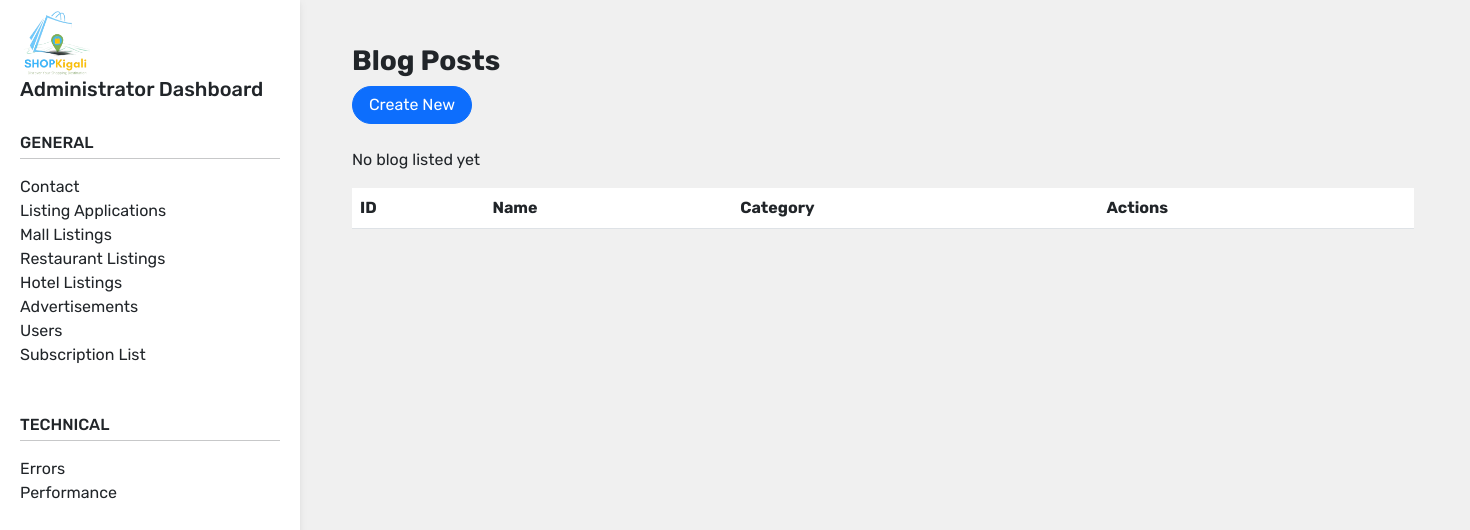
The app's page /admin/blog, older data.
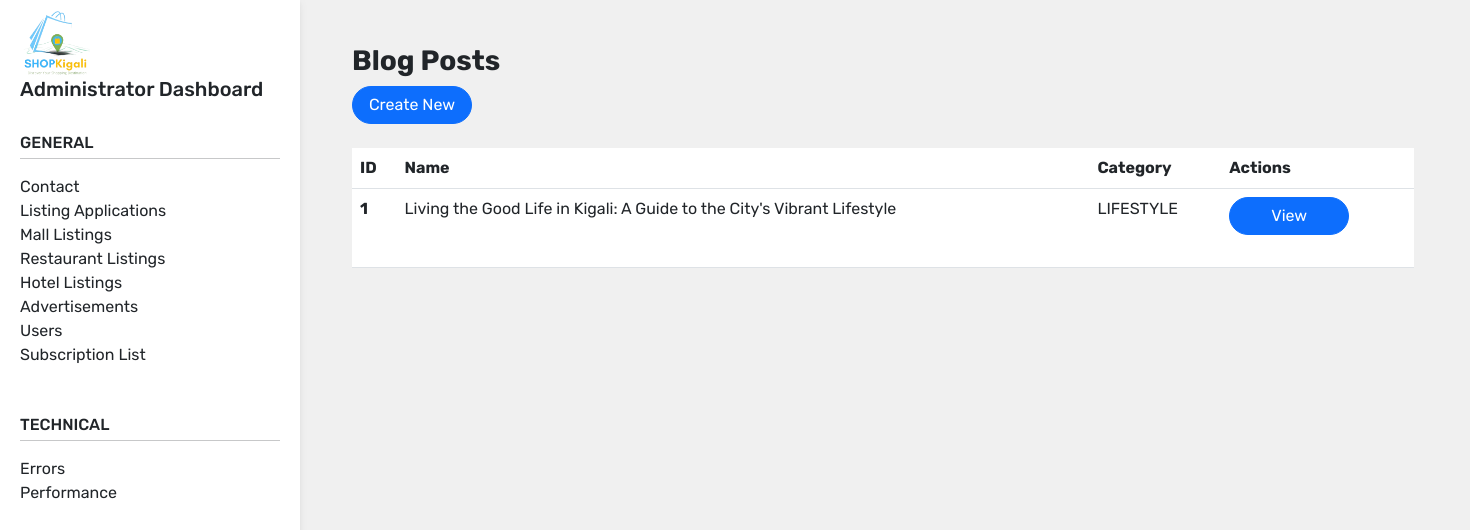
The same page, newer data.
### tables this page shows
CREATE TABLE blog_posts(
    id INTEGER PRIMARY KEY AUTOINCREMENT,
    title TEXT,
    posted TEXT,
    author TEXT,
    image_path TEXT,
    content TEXT,
    category TEXT
);

### app.py (the view)
@app.route("/admin/blog")
def admin_blog():
    blog = db.execute("SELECT * FROM blog_posts")
    return render_template("admin-blog-list.html", blog=blog)

### templates/admin-blog-list.html
{% extends "admin-layout.html" %}
{% block main %}
<div style="width: 85%; padding: 20px;">
    <h3><strong>
            Blog Posts
        </strong></h3>
        <a href="/admin/blog/new">
            <button type="button" class="btn btn-primary btn-block mb-4">Create New</button>
        </a>
    <br>
    <table class="table">
        <thead>
            <tr>
                <th scope="col">ID</th>
                <th scope="col">Name</th>
                <th scope="col">Category</th>
                <th scope="col">Actions</th>
            </tr>
        </thead>
        {% if blog|length == 0 %}
            <p>No blog listed yet</p>
        {% else %}
            <tbody>
                {% for i in range(blog|length) %}
                    <tr>
                        <th scope="row">{{ blog[i]["id"] }}</th>
                        <td>{{ blog[i]["title"] }}</td>
                        <td>{{ blog[i]["category"] }}</td>
                        <td>
                            <a href="/blog/{{ blog[i]['id'] }}">
                                <button type="button" class="btn btn-primary btn-block mb-4">View</button>
                            </a>
                        </td>
                    </tr>
                {% endfor %}
            </tbody>
        {% endif %}
    </table>
</div>
{% endblock %}

### templates/admin-layout.html
{% extends ".base.html" %}
{% block content%}
<header>
    <nav id="sidebarMenu" class="collapse d-lg-block sidebar collapse bg-white">
        <img src="/static/images/logo.png" alt="logo" width="70" height="auto" style="margin-right: 10px;">
        <h5>Administrator Dashboard</h5>
        <br>
        <h6 style="margin-bottom: -10px;">GENERAL</h6><hr>
        <a class="sidelink" href="/admin/contacts">Contact</a><br>
        <a class="sidelink" href="/admin/listing-applications">Listing Applications</a><br>
        <a class="sidelink" href="/admin/mall-listings">Mall Listings</a><br>
        <a class="sidelink" href="/admin/restaurant-listings">Restaurant Listings</a><br>
        <a class="sidelink" href="/admin/hotel-listings">Hotel Listings</a><br>
        <a class="sidelink" href="#">Advertisements</a><br>
        <a class="sidelink" href="#">Users</a><br>
        <a class="sidelink" href="#">Subscription List</a><br>
        <br><br>
        <h6 style="margin-bottom: -10px;">TECHNICAL</h6><hr>
        <a class="sidelink" href="#">Errors</a><br>
        <a class="sidelink" href="#">Performance</a><br>
    </nav>
  </header>
  <main style="margin-top: 20px;">
    <div class="container pt-1" style="margin-left: 320px;">
        {% block main %}
        {% endblock %}
    </div>
  </main>
{% endblock %}

### templates/.base.html (shortened to what this page needs)
<!DOCTYPE html>
<html>
<head>
    <link href="https://cdn.jsdelivr.net/npm/bootstrap@5.3.0-alpha1/dist/css/bootstrap.min.css" rel="stylesheet"
>
    <link rel="stylesheet" href="/static/css/utils.css">
    <link rel="stylesheet" href="/static/css/common.css">
</head>
<body>
    {% block content %} {% endblock %}
</body>
</html>

### static/css/utils.css (style rules this page uses)
:root { --pagebg: azure; }

### static/css/common.css (style rules this page uses)
* { box-sizing: border-box; margin: 0px; padding: 0px; font-family: 'Rubik', sans-serif; }
body { background-color: rgb(240, 240, 240); overflow-x: hidden; }
a { text-decoration: none !important; color: inherit; }
.btn { margin-right: 5px; border-radius: 50px; width: 120px; }
.sidebar { position: fixed; top: 0; bottom: 0; left: 0; padding: 10px 20px; box-shadow: 0 2px 5px 0 rgb(0 0 0 / 5%), 0 2px 10px 0 rgb(0 0 0 / 5%); width: 300px; z-index: 600; }
.sidelink { width: 100%; }

Row changes from the older to the newer data that the page shows:
added blog_posts: id "1", title "Living the Good Life in Kigali: A Guide to the City's Vibrant Lifestyle", category "LIFESTYLE"
Text that changed along with them:
new list line: "View"
text no longer shown: "No blog listed yet"
